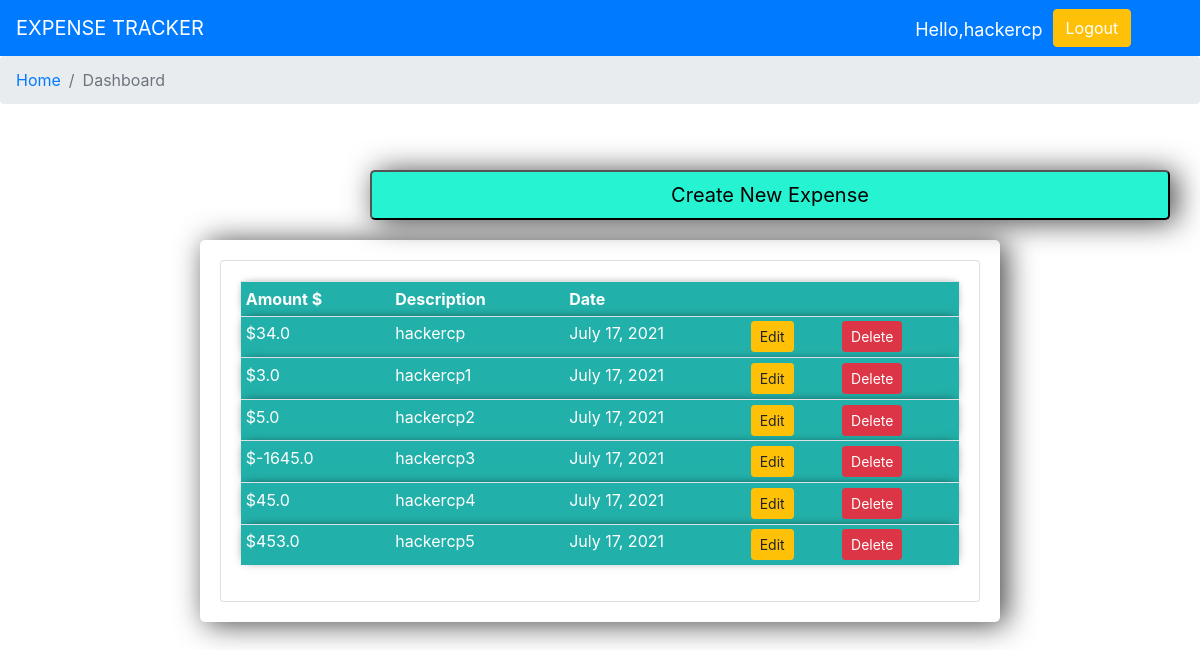
Screenshot of / (signed in) with the database file from the repository.
### tracker/models.py (models this page shows, shortened)
class Expense(models.Model):
    user = models.ForeignKey(User, on_delete=models.CASCADE, )
    amount = models.FloatField()
    date = models.DateField(default=now)
    description = models.TextField()
    total_balance = models.FloatField(null=True, blank=True)
    category = models.ManyToManyField('Category')
    id = models.UUIDField(default=uuid.uuid4, unique=True, primary_key=True, editable=False)

### tracker/views.py (the view)
# urls.py: path('', views.main),
@login_required(login_url='login')
def main(request):
    expenses = Expense.objects.all()
    user = request.user
    Data = Expense.objects.filter(user=user)
    context = {'expenses': expenses, 'data': Data}
    return render(request, 'tracker/dashboard.html', context)

### tracker/templates/tracker/dashboard.html (shortened to what this page needs)
{% extends 'base.html' %}
{% block content %}
<nav aria-label="breadcrumb">
    <ol class="breadcrumb">
      <li class="breadcrumb-item"><a href="#">Home</a></li>
      <li class="breadcrumb-item active" aria-current="page">Dashboard</li>
    </ol>
  </nav>
<a href="{% url 'create-expense' %}">
    <button align=center id="button" type="button">Create New Expense</button>
</a>
<div class="center-column" class="col-md-6" class="container">
    <div class="card card-body">
<table  id="table" class="table table-sm">
    <tr class = "item-row">
        <th>Amount $</th>
        <th>Description</th>
        <th>Date</th>
        <th></th>
        <th></th>
    </tr>
    {% for expense in data %}
        <tr class = "item-row">
            <td>${{expense.amount}}</td>
            <td>{{expense.description}}</td>
            <td>{{expense.date}}</td>
            <td><a class = "btn btn-sm btn-warning" href = '{% url "update-expense" expense.id %}'>Edit</a></td>
            <td><a class = "btn btn-sm btn-danger" href = '{% url "delete-expense" expense.id %}'>Delete</a></td>
        </tr>
    {% endfor %}
</table>
    </div>
</div>
{% endblock %}

### templates/base.html (shortened to what this page needs)
<!DOCTYPE html>
<html lang="en">
<head>
    <link rel="stylesheet" href="https://stackpath.bootstrapcdn.com/bootstrap/4.3.1/css/bootstrap.min.css">
</head>
<body>
    {% include 'navbar.html' %}
    {% block content %}
    {% endblock %}
</body>
</html>

### templates/navbar.html (shortened to what this page needs)
<nav class="navbar navbar-expand-lg navbar-dark bg-primary">
    <a class="navbar-brand" href="{% url 'main' %}">EXPENSE TRACKER</a>
    <div class="collapse navbar-collapse" id="navbarSupportedContent">
      <span class="text-white hello" >Hello,{{request.user}}</span>
      <button type="button" class="btn btn-warning"><a class="text-white" href="{% url 'logout' %}">Logout</a></button>
      <span class="text-success" ><a class="hello-msg" href="{% url 'logout' %}">Logout</a></span>
    </div>
  </nav>

### templates/navbar.html (style rules this page uses)
.hello { font-size: 18px; margin-right: 10px; margin-top: 3px; }

### tracker/templates/tracker/dashboard.html (style rules this page uses)
#button { color: rgb(0, 0, 0); border-color:black; font-size: 20px; width: 800px; margin-left: 370px; margin-top: 50px; padding: 8px; background-color: rgb(38, 243, 209); border-radius: 5px; box-shadow: 6px 2px 30px 0px rgba(0,0,0,0.75); }
html, body { height: 100%; }
.center-column { width:800px; margin: 20px auto; padding:20px; background-color: #fff; border-radius: 5px; box-shadow: 6px 2px 30px 0px rgba(0,0,0,0.75); }
.item-row { background-color: #22b1aa; margin: 10px; padding: 20px; border-radius: 3px; color: #fff; font-size: 16px; box-shadow: 0px -1px 10px -4px rgba(0,0,0,0.75); }

### rows the page displays
Expense: amount "34.0", description "hackercp", date "July 17, 2021"
Expense: amount "3.0", description "hackercp1", date "July 17, 2021"
Expense: amount "5.0", description "hackercp2", date "July 17, 2021"
Expense: amount "-1645.0", description "hackercp3", date "July 17, 2021"
Expense: amount "45.0", description "hackercp4", date "July 17, 2021"
Expense: amount "453.0", description "hackercp5", date "July 17, 2021"

### other values shown
{{ request.user }} "hackercp"
